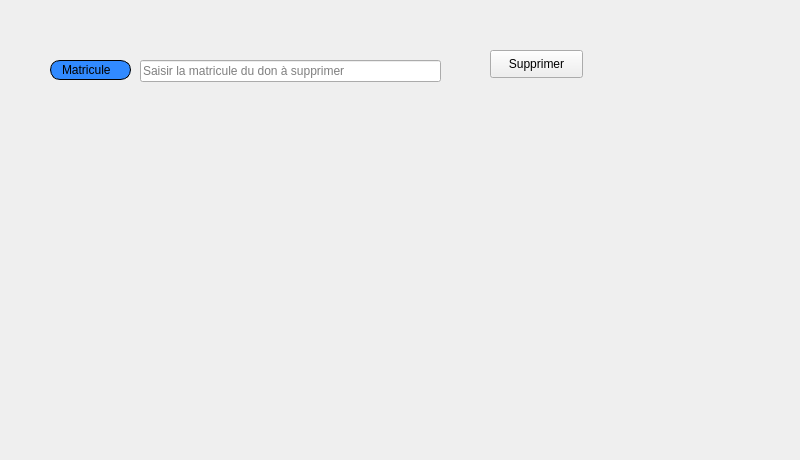
     <widget class="QWidget" name="tab_3">
      <attribute name="title">
       <string>Supprimer</string>
      </attribute>
      <widget class="QLabel" name="label_10">
       <property name="geometry">
        <rect>
         <x>50</x>
         <y>60</y>
         <width>81</width>
         <height>20</height>
        </rect>
       </property>
       <property name="styleSheet">
        <string notr="true">border: 1px solid black;
border-radius: 10px;
padding: 0 8px;
background: #318aff;
font: bold, &quot;Arial&quot;;;
text-align:center;</string>
       </property>
       <property name="text">
        <string>Matricule </string>
       </property>
      </widget>
      <widget class="QLineEdit" name="matricule_supprimer_don">
       <property name="geometry">
        <rect>
         <x>140</x>
         <y>60</y>
         <width>301</width>
         <height>22</height>
        </rect>
       </property>
       <property name="text">
        <string/>
       </property>
       <property name="placeholderText">
        <string>Saisir la matricule du don à supprimer</string>
       </property>
      </widget>
      <widget class="QPushButton" name="supprimer_don">
       <property name="geometry">
        <rect>
         <x>490</x>
         <y>50</y>
         <width>93</width>
         <height>28</height>
        </rect>
       </property>
       <property name="styleSheet">
        <string notr="true">#supprimer_don{
font: bold, &quot;Arial&quot;;;     background-color: qlineargradient(x1: 0, y1: 0, x2: 0, y2: 1,
                                       stop: 0 #dadbde, stop: 1 #f6f7fa);
}
#supprimer_don:pressed {
font: bold, &quot;Arial&quot;;;     background-color: qlineargradient(x1: 0, y1: 0, x2: 0, y2: 1,
                                       stop: 0 #dadbde, stop: 1 #fff07b);}
</string>
       </property>
       <property name="text">
        <string>Supprimer</string>
       </property>
       <property name="icon">
        <iconset resource="ressources.qrc">
         <normaloff>:/images/img/PP.png</normaloff>:/images/img/PP.png</iconset>
       </property>
      </widget>
      <widget class="QLabel" name="label_24">
       <property name="geometry">
        <rect>
         <x>-50</x>
         <y>-10</y>
         <width>791</width>
         <height>451</height>
        </rect>
       </property>
       <property name="text">
        <string/>
       </property>
       <property name="pixmap">
        <pixmap resource="ressources.qrc">:/images/img/imf.jpg</pixmap>
       </property>
       <property name="scaledContents">
        <bool>true</bool>
       </property>
      </widget>
      <zorder>label_24</zorder>
      <zorder>label_10</zorder>
      <zorder>matricule_supprimer_don</zorder>
      <zorder>supprimer_don</zorder>
     </widget>
